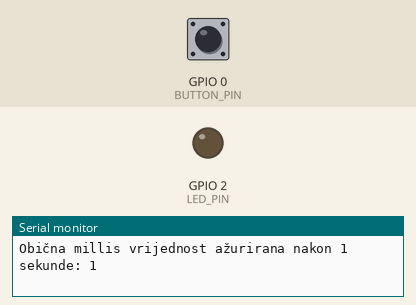
Recording of a sketch running on a simulated ESP32. On the bench: output pins drawn as LEDs (lit = HIGH), the last lines printed to the serial monitor. The inputs (shaded band) are chosen by the test bench; at power-on: GPIO 0 (BUTTON_PIN) HIGH. EEPROM starts erased.

Above: at 4.8 s.
4.9 s: GPIO 0 (BUTTON_PIN) pulled LOW for 2.35 s
At 6.5 s:
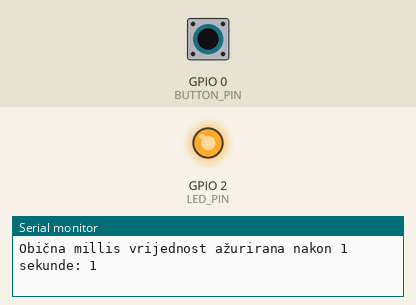
Timing chart, 0 to 14.7 s (numbered marks = the images above; inputs shaded):
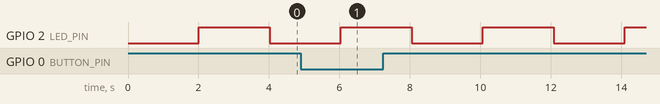

The sketch:

MRS_Wrap.ino
```cpp
// ***************************************
// ESP32 Basic Template for Dasduino CONNECTPLUS with Detailed Tasks
// ***************************************

#include <Arduino.h>
#include <EEPROM.h>

// Pin Definitions (Adjust according to your setup)
#define LED_PIN 2        // Pin za LED (digitalni izlaz)
#define ANALOG_PIN 36    // Pin za analogni ulaz (ADC)
#define BUTTON_PIN 0     // Pin za gumb (digitalni ulaz)

// EEPROM Config
#define EEPROM_SIZE 64   // Postavljanje veličine EEPROM-a
#define EEPROM_INT_ADDR 0  // Adresa za spremanje integera
#define EEPROM_FLOAT_ADDR 4 // Adresa za spremanje floata

// Globalne Varijable
int ledState = LOW;       // Varijabla za praćenje stanja LED-a
unsigned long previousMillis = 0; // Za funkciju millis() scheduler
const long interval = 1000; // Interval za scheduler u milisekundama

// Static varijable i Flash memorija
static int staticCounter = 0; // Static varijabla zadržava vrijednost između iteracija

// Funkcije za EEPROM varijable
void saveIntToEEPROM(int value) {
  EEPROM.put(EEPROM_INT_ADDR, value);
  EEPROM.commit();
  Serial.print("Integer spremljen u EEPROM: ");
  Serial.println(value);
}

int readIntFromEEPROM() {
  int value;
  EEPROM.get(EEPROM_INT_ADDR, value);
  return value;
}

void saveFloatToEEPROM(float value) {
  EEPROM.put(EEPROM_FLOAT_ADDR, value);
  EEPROM.commit();
  Serial.print("Float spremljen u EEPROM: ");
  Serial.println(value);
}

float readFloatFromEEPROM() {
  float value;
  EEPROM.get(EEPROM_FLOAT_ADDR, value);
  return value;
}

void printEEPROMValues() {
  int intValue = readIntFromEEPROM();
  float floatValue = readFloatFromEEPROM();

  Serial.print("Integer iz EEPROM-a: ");
  Serial.println(intValue);
  Serial.print("Float iz EEPROM-a: ");
  Serial.println(floatValue);
}

// Funkcije za static vrijednosti
void staticMillisExample() {
  static unsigned long lastMillis = 0;
  unsigned long currentMillis = millis();

  if (currentMillis - lastMillis >= 1000) {
    lastMillis = lastMillis + 1;

    Serial.print("Static millis vrijednost ažurirana nakon 1 sekunde: ");
    Serial.println(lastMillis);
  }
}

void regularMillisExample() {
  unsigned long lastMillis = 0;
  unsigned long currentMillis = millis();

  if (currentMillis - lastMillis >= 1000) {
    lastMillis = lastMillis + 1;
    Serial.print("Obična millis vrijednost ažurirana nakon 1 sekunde: ");
    Serial.println(lastMillis);
  }
}

void setup() {
  // Postavljanje Serijske Komunikacije
  Serial.begin(115200); // Pokretanje serijske komunikacije na 115200 baud-a

  // Postavljanje Načina Pina
  pinMode(LED_PIN, OUTPUT); // Postavljanje LED pina kao izlaz
  pinMode(BUTTON_PIN, INPUT_PULLUP); // Postavljanje pina gumba kao ulaz s pull-up otpornikom

    // Inicijalizacija EEPROM-a
  if (!EEPROM.begin(EEPROM_SIZE)) {
    Serial.println("Greška pri inicijalizaciji EEPROM-a!");
    while (1);
  }

  // Početne vrijednosti za EEPROM
  saveIntToEEPROM(42);
  saveFloatToEEPROM(3.14);

  // Ispis EEPROM vrijednosti
  printEEPROMValues();

  // Inicijalne Poruke
  Serial.println("ESP32 Inicijaliziran");

}

void loop() {
  // Čitanje Stanja Gumba
  int buttonState = digitalRead(BUTTON_PIN);

  // Ispis Stanja Gumba
  Serial.print("Stanje gumba: ");
  Serial.println(buttonState);

  // Primjer Uvjetne Izjave
  if (buttonState == LOW) {
    digitalWrite(LED_PIN, HIGH); // Uključivanje LED-a
    Serial.println("LED UKLJUČEN");
  } else {
    digitalWrite(LED_PIN, LOW); // Isključivanje LED-a
    Serial.println("LED ISKLJUČEN");
  }

  // Scheduler Primjer Korištenjem millis()
  unsigned long currentMillis = millis();
  if (currentMillis - previousMillis >= interval) {
    previousMillis = currentMillis;

    // Prebacivanje Stanja LED-a
    ledState = !ledState;
    digitalWrite(LED_PIN, ledState);

    Serial.println("Scheduler prebacuje stanje LED-a");

    // Ažuriranje i ispis static varijable
    staticCounter++;
    Serial.print("Static Counter: ");
    Serial.println(staticCounter);
  }

  // Primjer Switch-Case Izjave
  switch (buttonState) {
    case LOW:
      Serial.println("Gumb pritisnut");
      break;
    case HIGH:
      Serial.println("Gumb otpušten");
      break;
    default:
      Serial.println("Nepoznato stanje");
      break;
  }

  // Primjer funkcija za millis
  staticMillisExample();
  regularMillisExample();

  // Odgoda za Stabilnost
  delay(2000);
}

// Primjer Funkcije
void printAnalogValue() {
  int analogValue = analogRead(ANALOG_PIN); // Očitanje s analognog pina
  Serial.print("Analogna vrijednost: ");
  Serial.println(analogValue);
}

// ZADACI ZA STUDENTE:
// TODO 1: Postavite dodatni LED pin i napišite kod za uključivanje i isključivanje dvije LED-ice naizmjenično.
// TODO 2: Implementirajte očitanje analogne vrijednosti u funkciji loop() i ispisujte je na serijski monitor.
// TODO 3: Promijenite interval u scheduleru na 500 ms i promatrajte promjene.
// TODO 4: Dodajte još jednu uvjetnu izjavu za treći scenarij korištenjem digitalnog pina.
// TODO 5: Koristite funkciju printAnalogValue() unutar loop() i analizirajte rezultate.
// TODO 6: Dodajte dodatnu funkciju koja će treperiti LED-icu pet puta kad se gumb pritisne.
// TODO 7: Dodajte ispis trenutne vrijednosti iz Flash memorije koristeći pgm_read_word() i pgm_read_dword() funkcije.
// TODO 8: Kreirajte funkciju koja čita i mijenja vrijednosti u static varijabli.
```

Measured:
- by itself, GPIO 2 (LED_PIN): alternates HIGH for 2.0 s and LOW for 2.0 s
